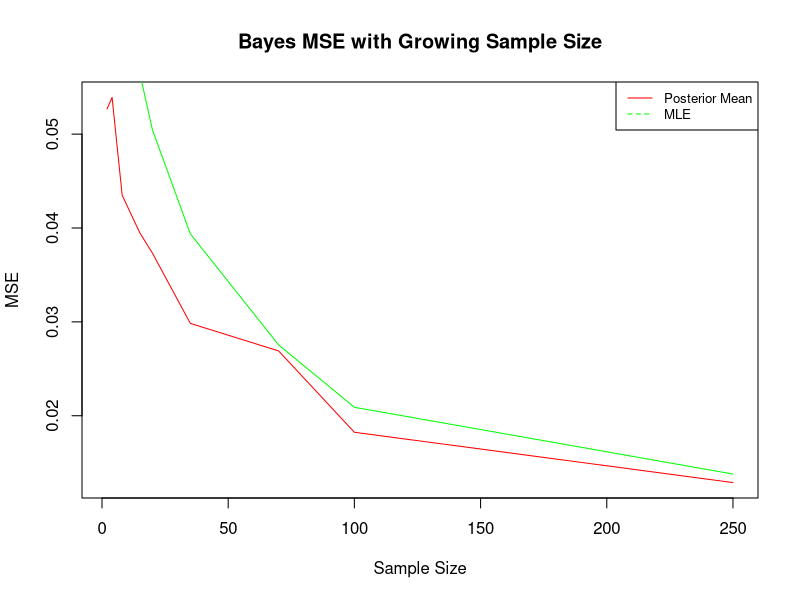
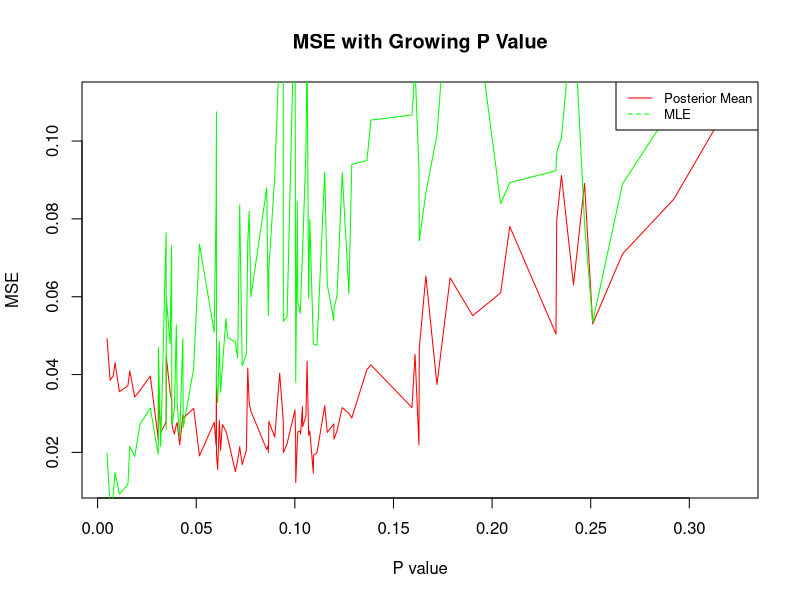
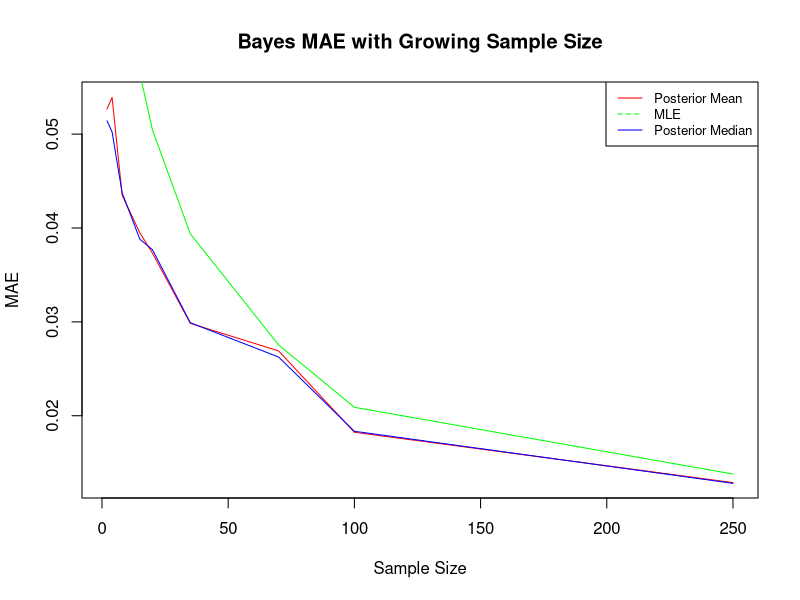
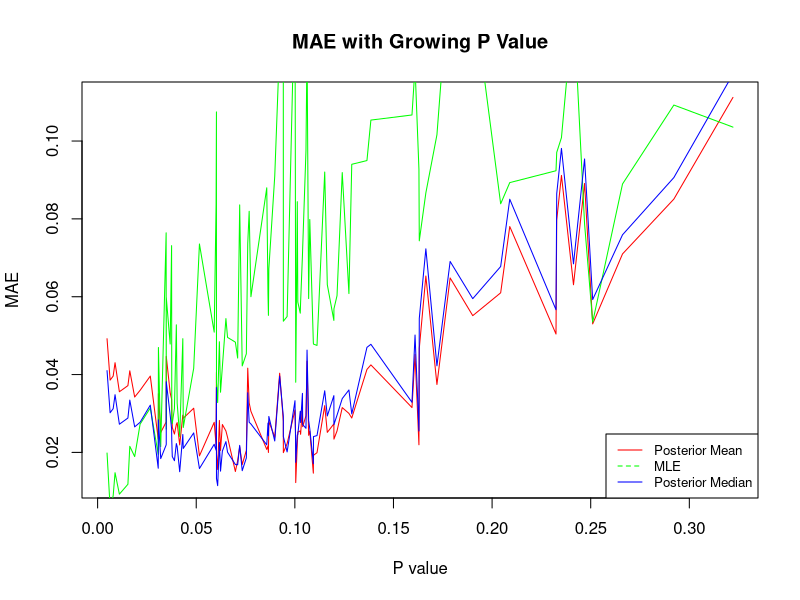
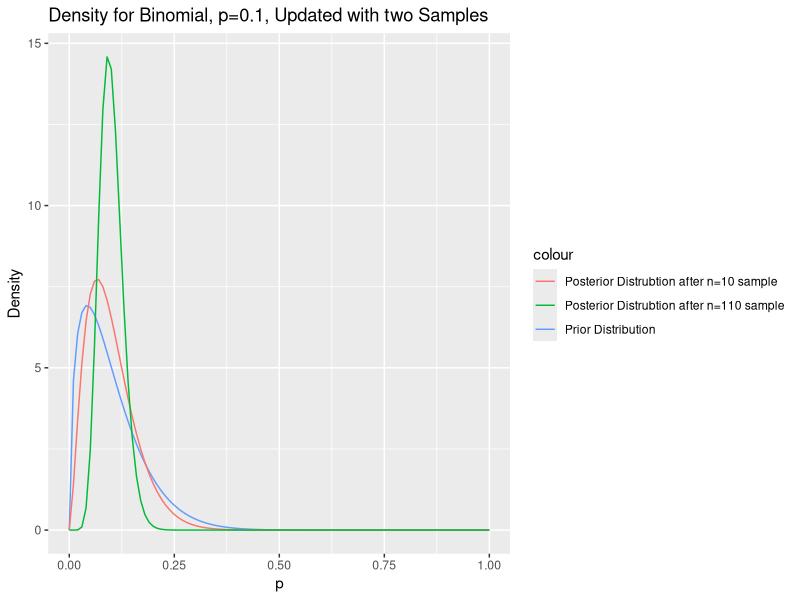
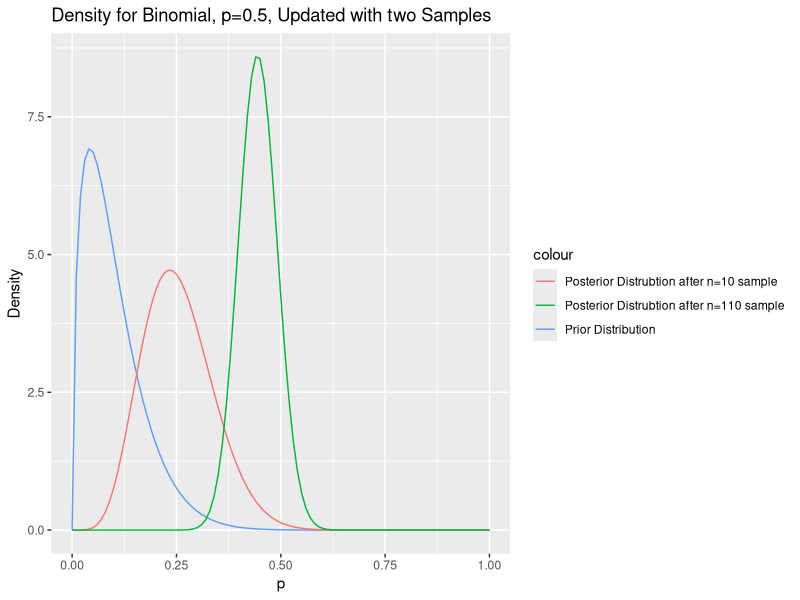

R code for these plots, in order:
## ---- chunk 1
knitr::opts_chunk$set(echo = TRUE)
knitr::opts_chunk$set(echo = TRUE, fig.align="center")
gc()
ls()
options(digits=4)
require(tidyverse)
set.seed(47)
## ---- chunk 2
x <- 0.2
# a/(a+b) = 0.1, so b = 9a
vector <- seq(0, 10000, 0.001)
i <- 1
a <- vector[i]
b <- 9*a
epsilson <- 0.0001
while (abs(pbeta(x,a,b) - 0.9) > epsilson){
  i <- i + 1
  a <- vector[i]
  b <- 9*a
}
rm(vector, i)
a
b
pbeta(x,a,b) # roughly = 0.9
## ---- chunk 3
ab_finder <- function(mean, x, prob){
  vector <- seq(0, 100, 0.001)
  i <- 1
  a <- vector[i]
  # a/(a+b) = mean
  b <- a*(1 - mean)*(1/mean)
  while (abs(pbeta(x,a,b) - prob) > 0.001){
    i <- i + 1
    a <- vector[i]
    b <- a*(1 - mean)*(1/mean)
  }
  rm(vector, i)
  return(c(a,b))
}
ab_finder(0.1, 0.2, 0.9) # test the function.
## ---- chunk 4
# Prior for p is beta (1.59, 14.31)\
alpha = 1.59
beta = 14.31
nP = 100 # Number of p's
nX = c(2, 4, 8, 15, 20, 35, 70, 100, 250) #Vector of sample sizes for the binomial experiments
sampleP = rbeta(nP, alpha, beta)
resultsMSE = matrix(nrow = (nP*length(nX)), ncol = 4)
colnames(resultsMSE) = c("mse_bayes", "mse_mle", "p", "n")
resultsMAE = matrix(nrow = (nP*length(nX)), ncol = 5)
colnames(resultsMAE) = c("mae_bayes_median", "mae_bayes_mean", "mae_mle", "p", "n")

j=1
for(i in 1:nP){
  for(n in nX){
    x = rbinom(1, n, sampleP[i])
    mse_mle = (sampleP[i]-x/n)^2
    mse_bayes = (sampleP[i]-(alpha+x)/(alpha+n+beta))^2
    mae_mle = abs(sampleP[i]-x/n)
    mae_bayes_mean = abs(sampleP[i]-(alpha+x)/(alpha+n+beta))
    mae_bayes_med = abs(sampleP[i]-(alpha+x-1/3)/(alpha+n+beta-2/3))
    resultsMSE[j,] = c(mae_bayes_mean, mae_mle, sampleP[i], n)
    resultsMAE[j,] = c(mae_bayes_med, mae_bayes_mean, mae_mle, sampleP[i], n)
    j=j+1
  }
}

bayesMeans_bySampleSize = c()
freqMeans_bySampleSize = c()
for(i in 1:length(nX)){
  bayesMeans_bySampleSize[i] = mean(resultsMSE[which(resultsMSE[,4]==nX[i]),1])
  freqMeans_bySampleSize[i] = mean(resultsMSE[which(resultsMSE[,4]==nX[i]),2])
}

sortedP = sort(sampleP)
bayesMeans_byP = c()
freqMeans_byP = c()
for(i in 1:length(sortedP)){
  bayesMeans_byP[i] = mean(resultsMSE[which(resultsMSE[,3]==sortedP[i]),1])
  freqMeans_byP[i] = mean(resultsMSE[which(resultsMSE[,3]==sortedP[i]),2])
}

plot(bayesMeans_bySampleSize~nX, main = "Bayes MSE with Growing Sample Size", xlab = "Sample Size", ylab = "MSE", col = 'red', type = 'l')
lines(freqMeans_bySampleSize~nX, col = 'green')
legend("topright", legend=c("Posterior Mean", "MLE"), col=c("red", "green"), lty=1:2, cex=0.8)

plot(bayesMeans_byP~sortedP, main = "MSE with Growing P Value", xlab = "P value", ylab = "MSE", col = 'red', type = 'l')
lines(freqMeans_byP~sortedP, col = 'green')
legend("topright", legend=c("Posterior Mean", "MLE"), col=c("red", "green"), lty=1:2, cex=0.8)
## ---- chunk 5
bayesMeansMAE_bySampleSize = c()
bayesMedsMAE_bySampleSize = c()
freqMeansMAE_bySampleSize = c()
for(i in 1:length(nX)){
  bayesMedsMAE_bySampleSize[i] = mean(resultsMAE[which(resultsMAE[,5]==nX[i]),1])
  bayesMeansMAE_bySampleSize[i] = mean(resultsMAE[which(resultsMAE[,5]==nX[i]),2])
  freqMeansMAE_bySampleSize[i] = mean(resultsMAE[which(resultsMAE[,5]==nX[i]),3])
}

bayesMedsMAE_byP = c()
bayesMeansMAE_byP = c()
freqMeansMAE_byP = c()
for(i in 1:length(sortedP)){
  bayesMedsMAE_byP[i] = mean(resultsMAE[which(resultsMAE[,4]==sortedP[i]),1])
  bayesMeansMAE_byP[i] = mean(resultsMAE[which(resultsMAE[,4]==sortedP[i]),2])
  freqMeansMAE_byP[i] = mean(resultsMAE[which(resultsMAE[,4]==sortedP[i]),3])
}

plot(bayesMeansMAE_bySampleSize~nX, main = "Bayes MAE with Growing Sample Size", xlab = "Sample Size", ylab = "MAE", col = 'red', type = 'l')
lines(freqMeansMAE_bySampleSize~nX, col = 'green')
lines(bayesMedsMAE_bySampleSize~nX, col = 'blue')
legend("topright", legend=c("Posterior Mean", "MLE", "Posterior Median"), col=c("red", "green", "blue"), lty=1:2, cex=0.8)

plot(bayesMeansMAE_byP~sortedP, main = "MAE with Growing P Value", xlab = "P value", ylab = "MAE", col = 'red', type = 'l')
lines(freqMeansMAE_byP~sortedP, col = 'green')
lines(bayesMedsMAE_byP~sortedP, col = 'blue')
legend("bottomright", legend=c("Posterior Mean", "MLE", "Posterior Median"), col=c("red", "green", "blue"), lty=1:2, cex=0.8)
## ---- chunk 6
p <- 0.1
alpha <- ab_finder(0.1, 0.2, 0.9)[1] 
beta <- ab_finder(0.1, 0.2, 0.9)[2]

prob <- seq(0,1,.01)
# First 
x_0 <- dbeta(prob, alpha, beta)

# Update with data sample of 10
n <- 10
x <- p*n
x_10 <- dbeta(prob, alpha + x, beta + n - x)

# Update with another data sample of 100
n <- 100
x <- p*n
x_100 <- dbeta(prob, alpha + x, beta + n - x)

data.frame(x_0, x_10, x_100, prob) %>% ggplot(aes(x= prob)) +
  geom_line(aes(y= x_0, colour = 'Prior Distribution')) +
  geom_line(aes(y= x_10, colour = 'Posterior Distrubtion after n=10 sample')) +
  geom_line(aes(y= x_100, colour = 'Posterior Distrubtion after n=110 sample')) +
  labs(title = "Density for Binomial, p=0.1, Updated with two Samples",
       x = "p", y = "Density")
## ---- chunk 7
p <- 0.5
alpha <- ab_finder(0.1, 0.2, 0.9)[1] 
beta <- ab_finder(0.1, 0.2, 0.9)[2]

prob <- seq(0,1,.01)
# First 
x_0 <- dbeta(prob, alpha, beta)

# Update with data sample of 10
n <- 10
x <- p*n
x_10 <- dbeta(prob, alpha + x, beta + n - x)

# Update with another data sample of 100
n <- 100
x <- p*n
x_100 <- dbeta(prob, alpha + x, beta + n - x)

data.frame(x_0, x_10, x_100, prob) %>% ggplot(aes(x= prob)) +
  geom_line(aes(y= x_0, colour = 'Prior Distribution')) +
  geom_line(aes(y= x_10, colour = 'Posterior Distrubtion after n=10 sample')) +
  geom_line(aes(y= x_100, colour = 'Posterior Distrubtion after n=110 sample')) +
  labs(title = "Density for Binomial, p=0.5, Updated with two Samples",
       x = "p", y = "Density")
rm(list=ls())
